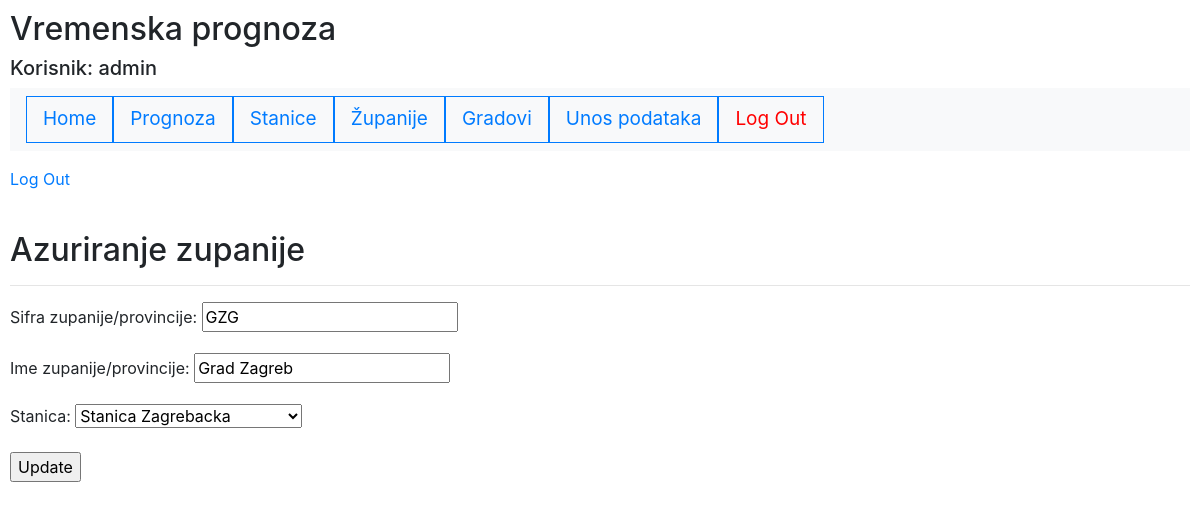
The app's page /main/update_zupanija/3/ (signed in) with its own data.
### main/models.py (models this page shows, shortened)
class Zupanija_Provincija(models.Model):
    Sifra_zupanije_provincije=models.CharField('Sifra zupanije/provincije', max_length=5)
    Ime_Zupanije_provincije=models.CharField('Ime zupanije/provincije', max_length=30)
    Stanica=models.OneToOneField(Meteoroloska_stanica, on_delete=models.CASCADE)
    class Meta:
         ordering = ['Ime_Zupanije_provincije']

### main/views.py (the view)
# urls.py: path('update_zupanija/<int:zupanija_id>/', views.update_zupanija, name='update-zupanija'),
@login_required
def update_zupanija(request, zupanija_id):
    zupanija=Zupanija_Provincija.objects.get(pk=zupanija_id)
    form = UploadFormZupanija(request.POST or None, instance=zupanija)
    if form.is_valid():
        form.save()
        return redirect('zupanije')
    return render(request, 'main/update_zupanija.html', {'zupanija':zupanija, 'form':form})

### main/forms.py
class UploadFormZupanija(ModelForm):
    class Meta:
        model = Zupanija_Provincija
        fields = ('Sifra_zupanije_provincije', 'Ime_Zupanije_provincije', 'Stanica')
        widgets = {
            'Sifra_zupanije_provincije':forms.TextInput(attrs={'placeholder': 'Sifra zupanije'}),
            'Ime_Zupanije_provincije':forms.TextInput(attrs={'placeholder': 'Ime zupanije'}),
        }

### main/models.py (called while the page is built)
    def __str__(self):
        return self.Naziv_stanice

### templates/main/update_zupanija.html (shortened to what this page needs)
{% extends "homepage.html" %}
{% block content %}
      {% if user.is_authenticated %}
      <p><a href="{% url 'logout' %}">Log Out</a></p>
      {% else %}
      <a href="{% url 'login' %}">Log In</a>
      {% endif %}
<br>
<h2>Azuriranje zupanije</h2>
<hr>
 <form action="" method=POST>
    {{form.as_p}}
    <input type="submit" value="Update">
 </form>
{% endblock %}

### templates/homepage.html (shortened to what this page needs)
<!DOCTYPE html>
<html lang="en">
 <head>
    {% load static %}
    <link rel="stylesheet" type="text/css" href="{% static 'style.css' %}">
    <link rel="stylesheet" href="https://cdn.jsdelivr.net/npm/bootstrap@4.3.1/dist/css/bootstrap.min.css">
 </head>
 <body class="bs-example">
   <h2>Vremenska prognoza</h2>
    {% if user.is_authenticated %}
    <h5>Korisnik: {{user.username}}</h5>
    {% else %}
    <h4>Niste ulogirani</h4>
    {%endif%}
    <div id="sidebar">
        {% block sidebar %}
        <div class="navigator">
         <ul class="navbar navbar-expand-lg navbar-light bg-light">
            <li><a class="nav-link border border-primary" href="/main">Home</a></li>
            <li><a class="nav-link border border-primary" href="/main/prognoza">Prognoza</a></li>
            <li><a class="nav-link border border-primary" href="/main/stanice">Stanice</a></li>
            <li><a class="nav-link border border-primary" href="/main/zupanije">Županije</a></li>
            <li><a class="nav-link border border-primary" href="/main/gradovi">Gradovi</a></li>
            {% if user.is_superuser %}
            <li><a class="nav-link border border-primary" href="/main/upload">Unos podataka</a></li>
            {% endif %}
            {% if user.is_authenticated %}
            <li><a class="nav-link border border-primary" href="{% url 'logout' %}" style="color: red;">Log Out</a></li>
            {% endif %}
         </ul>
        </div>
        {% endblock %}
    </div>
    <div class="content">
        {% block content %}
        {% endblock %}
    </div>
 </body>
</html>

### main/static/style.css (style rules this page uses)
li { list-style-type: none; float: left; overflow: hidden; }
li a { padding: 14px; font-size: 19px; text-decoration: none; }
body { background-image: url(https://img.freepik.com/free-vector/white-gray-geometric-pattern-background-vector_53876-136510.jpg?w=1380&t=st=1671621009~exp=1671621609~hmac=ee6c0a03e98882dd374f9ece1eaac08f38fe1a199f1c31b2d1d7972f2f51ccbf); }

### templates/homepage.html (style rules this page uses)
.bs-example { margin: 10px; }

### records on screen
Zupanija_Provincija: Sifra_zupanije_provincije "GZG", Ime_Zupanije_provincije "Grad Zagreb", Stanica "Stanica Zagrebacka"

### other values on screen
{{ user.username }} "admin"
